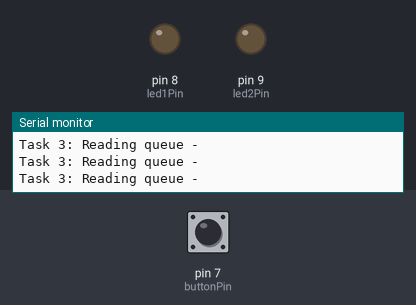
The program below on a simulated Arduino Uno, built with avr-gcc and run on an emulated ATmega328P. Shown: output pins drawn as LEDs (lit = HIGH), the last lines printed to the serial monitor. Dashed ring = blinking. The test bench sets the inputs (shaded band); at power-on: pin 7 (buttonPin) HIGH.

Above: at 0.8 s.
0.9 s: pin 7 (buttonPin) pulled LOW for 0.15 s
At 1.8 s:
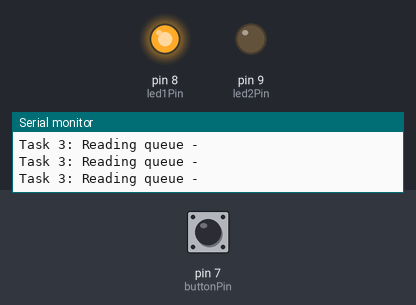
3.4 s: pin 7 (buttonPin) pulled LOW for 1 s
At 3.72 s:
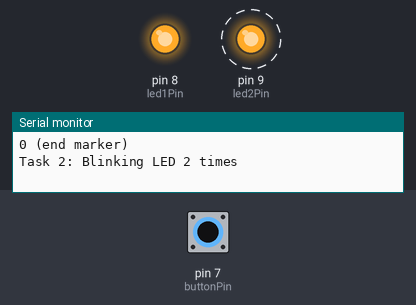
6.4 s: pin 7 (buttonPin) driven LOW
At 8.35 s:
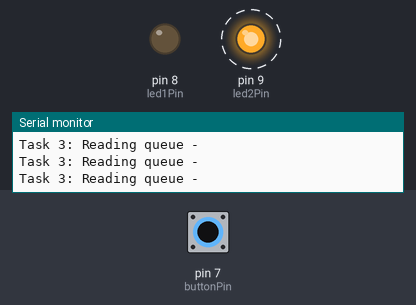
9.4 s: pin 7 (buttonPin) pulsed HIGH 5 times (0.12 s each, 0.3 s apart)
At 9.93 s:
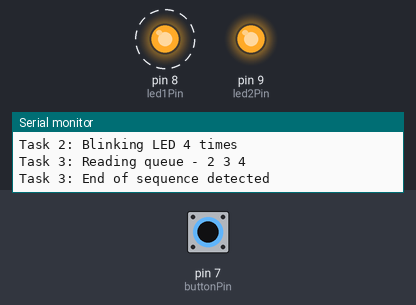
Timing chart, 0 to 13.4 s (numbered marks = the images above; inputs shaded):
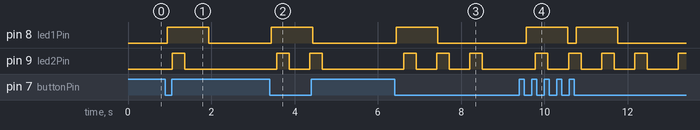

The program:

main.cpp
```cpp
#include <Arduino.h>
#include <Arduino_FreeRTOS.h>
#include "led_control.h"
#include "button_control.h"
#include "serial_stdio.h"
#include "task_button_led.h"
#include "task_sync.h"
#include "task_async.h"
#include "queue_semaphore_service.h"

TaskHandle_t buttonLedTaskHandle;
TaskHandle_t syncTaskHandle;
TaskHandle_t asyncTaskHandle;

void setup()
{
  Serial.begin(9600);
  init_stdio();

  printf("System initialized and starting tasks...\n");
  setupLEDs();
  setupButton();

  if (!initializeSemaphore() || !initializeQueue())
  {
    printf("Error: Failed to initialize communication primitives\n");
    while (1)
      ;
  }
  xTaskCreate(ButtonLedTask, "ButtonLED", 128, NULL, 3, &buttonLedTaskHandle);
  xTaskCreate(SyncTask, "SyncTask", 128, NULL, 3, &syncTaskHandle);
  xTaskCreate(AsyncTask, "AsyncTask", 128, NULL, 3, &asyncTaskHandle);
  vTaskStartScheduler();
  printf("Error: Not enough memory to start scheduler\n");
  while (1)
    ;
}

void loop()
{
}
```

button_control.h
```cpp
#ifndef BUTTON_CONTROL_H
#define BUTTON_CONTROL_H

#include <Arduino.h>

// Pin definitions
extern const int buttonPin;

// Function prototypes
void setupButton();
bool isButtonPressed();
void waitForButtonRelease();

#endif
```

led_control.h
```cpp
#ifndef LED_CONTROL_H
#define LED_CONTROL_H

#include <Arduino.h>

// Pin definitions
extern const int led1Pin;
extern const int led2Pin;

// Function prototypes
void setupLEDs();
void turnOnLED(int pin);
void turnOffLED(int pin);
void toggleLED(int pin);
void blinkLED(int pin, int times, int onTime, int offTime);

#endif
```

queue_semaphore_service.h
```cpp
#ifndef QUEUE_MANAGER_H
#define QUEUE_MANAGER_H

#include <Arduino_FreeRTOS.h>
#include <semphr.h>
#include <queue.h>

extern SemaphoreHandle_t buttonSemaphore;

extern QueueHandle_t dataQueue;
extern const int queueSize;

extern volatile int N;

bool initializeSemaphore();
bool initializeQueue();
bool sendDataToQueue(uint8_t data);
bool receiveDataFromQueue(uint8_t *data);
bool giveButtonSemaphore();
bool takeButtonSemaphore(TickType_t timeout);

#endif
```

serial_stdio.h
```cpp
#ifndef SERIAL_STDIO_H
#define SERIAL_STDIO_H

#include <stdio.h>

void init_stdio();

#endif
```

task_async.h
```cpp
#ifndef TASK_ASYNC_H
#define TASK_ASYNC_H

#include <Arduino_FreeRTOS.h>

// Task function prototype
void AsyncTask(void *pvParameters);

#endif
```

task_button_led.h
```cpp
#ifndef TASK_BUTTON_LED_H
#define TASK_BUTTON_LED_H

#include <Arduino_FreeRTOS.h>

void ButtonLedTask(void *pvParameters);

#endif
```

task_sync.h
```cpp
#ifndef TASK_SYNC_H
#define TASK_SYNC_H

#include <Arduino_FreeRTOS.h>

// Task function prototype
void SyncTask(void *pvParameters);

#endif
```

queue_semaphore_service.cpp
```cpp
#include "queue_semaphore_service.h"

SemaphoreHandle_t buttonSemaphore = NULL;

QueueHandle_t dataQueue = NULL;
const int queueSize = 32;

volatile int N = 0;

bool initializeSemaphore()
{
  buttonSemaphore = xSemaphoreCreateBinary();
  return buttonSemaphore != NULL;
}

bool initializeQueue()
{
  dataQueue = xQueueCreate(queueSize, sizeof(uint8_t));
  return dataQueue != NULL;
}

bool sendDataToQueue(uint8_t data)
{
  return xQueueSendToBack(dataQueue, &data, portMAX_DELAY) == pdTRUE;
}

bool receiveDataFromQueue(uint8_t *data)
{
  return xQueueReceive(dataQueue, data, 0) == pdTRUE;
}

bool giveButtonSemaphore()
{
  return xSemaphoreGive(buttonSemaphore) == pdTRUE;
}

bool takeButtonSemaphore(TickType_t timeout)
{
  return xSemaphoreTake(buttonSemaphore, timeout) == pdTRUE;
}
```

serial_stdio.cpp
```cpp
#include "serial_stdio.h"
#include <Arduino.h>

static int uart_putchar(char c, FILE *stream) {
  if (c == '\n') {
    Serial.write('\r');
  }
  Serial.write(c);
  return 0;
}

static int uart_getchar(FILE *stream) {
  while (!Serial.available());
  return Serial.read();
}

static FILE uart_stream;

void init_stdio() {
  fdev_setup_stream(&uart_stream, uart_putchar, uart_getchar, _FDEV_SETUP_RW);
  stdout = &uart_stream;
  stdin  = &uart_stream;
}
```

task_async.cpp
```cpp
#include "task_async.h"
#include "queue_semaphore_service.h"
#include "serial_stdio.h"

// Task 3: Asynchronous Task (reads queue every 200ms)
void AsyncTask(void *pvParameters)
{
  const TickType_t xDelay = pdMS_TO_TICKS(200); // 200ms interval
  uint8_t receivedData;

  while (1)
  {
    // Wait for the next cycle (200ms)
    vTaskDelay(xDelay);

    printf("Task 3: Reading queue - ");

    while (receiveDataFromQueue(&receivedData))
    {
      if (receivedData == 0)
      {
        printf("\nTask 3: End of sequence detected\n");
      }
      else
      {
        // Print the received byte
        printf("%d ", receivedData);
      }
    }

    printf("\n");
  }
}
```

task_button_led.cpp
```cpp
#include "task_button_led.h"
#include "button_control.h"
#include "led_control.h"
#include "queue_semaphore_service.h"
#include "serial_stdio.h"

// Task 1: Button LED Task (10ms recurrence)
void ButtonLedTask(void *pvParameters)
{
  TickType_t xLastWakeTime;
  const TickType_t xPeriod = pdMS_TO_TICKS(10); // 10ms period

  // Initialize the xLastWakeTime variable with the current time
  xLastWakeTime = xTaskGetTickCount();

  while (1)
  {
    // Wait for the next cycle (ensures 10ms recurrence)
    vTaskDelayUntil(&xLastWakeTime, xPeriod);

    // Check if button is pressed
    if (isButtonPressed())
    {
      // Button is pressed, turn on LED for 1 second
      turnOnLED(led1Pin);
      printf("Button pressed: LED ON for 1 second\n");

      // Give semaphore to signal Task 2
      giveButtonSemaphore();

      // Keep LED on for 1 second
      vTaskDelay(pdMS_TO_TICKS(1000));
      turnOffLED(led1Pin);

      // Wait for button release
      waitForButtonRelease();
    }
  }
}
```

task_sync.cpp
```cpp
#include "task_sync.h"
#include "led_control.h"
#include "queue_semaphore_service.h"
#include "serial_stdio.h"

void SyncTask(void *pvParameters)
{
  const TickType_t xDelay = pdMS_TO_TICKS(50);
  uint8_t data;

  while (1)
  {
    if (takeButtonSemaphore(portMAX_DELAY))
    {
      N++;
      printf("Task 2: N incremented to %d\n", N);

      printf("Task 2: Sending %d bytes to queue: ", N);
      for (int i = 1; i <= N; i++)
      {
        data = i;
        printf("%d ", data);
        sendDataToQueue(data);
        vTaskDelay(xDelay);
      }

      data = 0;
      sendDataToQueue(data);
      printf("0 (end marker)\n");

      printf("Task 2: Blinking LED %d times\n", N);
      blinkLED(led2Pin, N, 300, 500);
    }
  }
}
```

button_control.cpp
```cpp
#include "button_control.h"
#include <Arduino_FreeRTOS.h>

// Pin definitions
const int buttonPin = 7; // Button input pin

void setupButton()
{
  pinMode(buttonPin, INPUT_PULLUP);
}

bool isButtonPressed()
{
  // Button is pressed when it reads LOW (INPUT_PULLUP)
  if (digitalRead(buttonPin) == LOW)
  {
    // Simple debounce
    vTaskDelay(pdMS_TO_TICKS(50));
    return (digitalRead(buttonPin) == LOW);
  }
  return false;
}

void waitForButtonRelease()
{
  while (digitalRead(buttonPin) == LOW)
  {
    vTaskDelay(pdMS_TO_TICKS(10));
  }
}
```

led_control.cpp
```cpp
#include "led_control.h"
#include <Arduino_FreeRTOS.h>

const int led1Pin = 8;
const int led2Pin = 9;

void setupLEDs()
{
  pinMode(led1Pin, OUTPUT);
  pinMode(led2Pin, OUTPUT);
  digitalWrite(led1Pin, LOW);
  digitalWrite(led2Pin, LOW);
}

void turnOnLED(int pin)
{
  digitalWrite(pin, HIGH);
}

void turnOffLED(int pin)
{
  digitalWrite(pin, LOW);
}

void toggleLED(int pin)
{
  digitalWrite(pin, !digitalRead(pin));
}

void blinkLED(int pin, int times, int onTime, int offTime)
{
  for (int i = 0; i < times; i++)
  {
    turnOnLED(pin);
    vTaskDelay(pdMS_TO_TICKS(onTime));
    turnOffLED(pin);
    vTaskDelay(pdMS_TO_TICKS(offTime));
  }
}
```

Measured:
- after the input at 0.9 s, pin 8 (led1Pin): LOW → HIGH after 0.05 s, → LOW 0.99 s later; pin 9 (led2Pin): LOW → HIGH after 0.16 s, → LOW 0.30 s later
- after the input at 3.4 s, pin 8 (led1Pin): LOW → HIGH after 0.05 s, → LOW 0.99 s later; pin 9 (led2Pin): alternates HIGH for 0.30 s and LOW for 0.50 s, 4 changes in all, then stays LOW, starting after 0.17 s
- after the input at 6.4 s, pin 8 (led1Pin): LOW → HIGH after 0.05 s, → LOW 0.99 s later; pin 9 (led2Pin): alternates HIGH for 0.30 s and LOW for 0.50 s, starting after 0.22 s
- after the input at 9.4 s, pin 8 (led1Pin): alternates HIGH for 0.99 s and LOW for 0.21 s, starting after 0.17 s; pin 9 (led2Pin): goes 3 × (HIGH 0.30 s, LOW 0.50 s), HIGH 0.30 s, LOW 0.75 s, then HIGH, starting after 0.38 s
